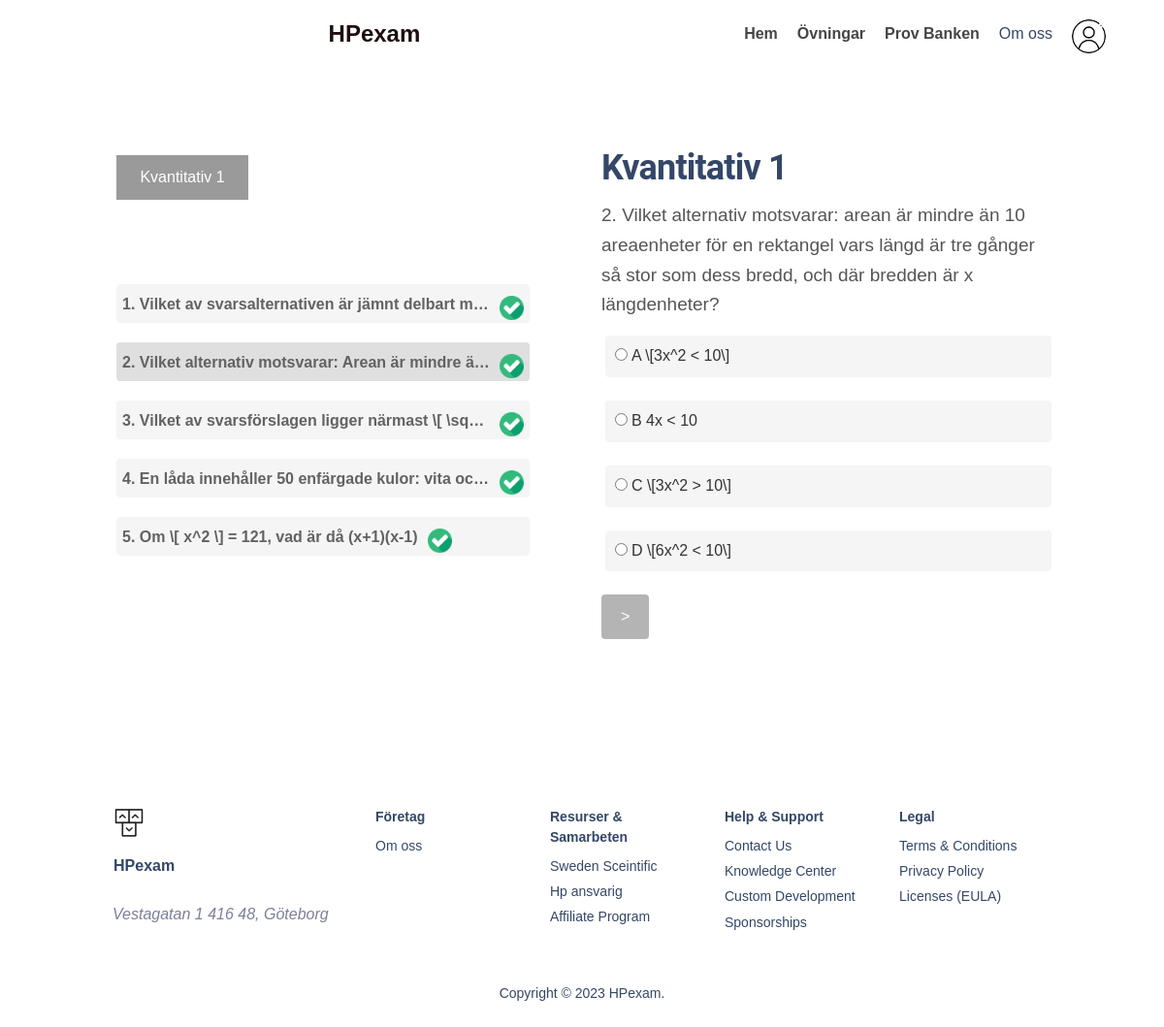
The app's page /prov/Högskoleprovet HT 2013/61/65/ (signed in) with its own data.
### base/models.py (models this page shows)
class Quiz(models.Model):
    prov = models.ForeignKey(Prov, related_name='quiz', on_delete=models.CASCADE)
    name = models.CharField(max_length=100)

class Question(models.Model):
    quiz = models.ForeignKey(Quiz, related_name='question', on_delete=models.CASCADE)
    text = models.CharField(max_length=2500)
    question_count = models.IntegerField(blank=True, null=True)
    img = models.ImageField(blank=True)
    question_description_txt = models.CharField(max_length=200000, blank=True, null=True)
    question_description_img = models.ImageField(blank=True)

class Choise(models.Model): #Svaren
    question = models.ForeignKey(Question, related_name='choise', on_delete=models.CASCADE, blank=True, null=True)
    header = models.CharField(max_length=15)# Bokstaven
    text = models.CharField(max_length=1500, blank=True)
    img = models.ImageField(blank=True)
    correct_answer = models.BooleanField(default=False)

### base/views.py (the view, shortened to what this page needs)
# urls.py: path('prov/<str:prov_title>/<str:prov_id>/<str:quiz_id>/', views.quizPage, name='quiz-page'),
@login_required(login_url='register-page')
def quizPage(request, prov_title, prov_id, quiz_id):
    user = request.user
    completed_questions = user.completed_questions.all()
    prov = Prov.objects.get(id=prov_id)
    alla_quiz = prov.quiz.all()
    question_id = request.session.get('question_id')
    quiz = {'id': 0}
    question = None
    questions = []
    choises = []
    all_questions_completed = None
    question_correct_count = None
    if int(quiz_id) > 0:
        quiz = Quiz.objects.get(id=quiz_id)
        questions = quiz.question.all()
        if question_id is None:
            question_id = request.session['question_id'] = 0
            question = questions.first()
            choises = question.choise.all()
        else:
            try:
                question = questions[int(question_id)]
                choises = question.choise.all()
            except IndexError:
                completed_questions = user.completed_questions.all()
                all_questions_completed = True
                for question in questions:
                    if question not in completed_questions:
                        all_questions_completed = False
            except ValueError:
                request.session['question_id'] = 0
                return redirect(request.path)
    clicked = quiz.id
    link_clicked = question.id
    last_question = False
    if question == questions.last():
        last_question = True
    first_question = False
    if question == questions.first():
        first_question = True
    context = {
               'prov': prov,
               'alla_quiz': alla_quiz,
               'quiz': quiz,
               'quiz_id': quiz_id,
               'question': question,
               'choises': choises,
               'question_id': question_id,
               'completed_questions': completed_questions,
               'all_questions_completed': all_questions_completed,
               'clicked': clicked,
               'link_clicked': link_clicked,
               'last_question': last_question,
               'first_question': first_question
               }
    return render(request, 'base/quiz_prov.html', context)

### base/templates/base/quiz_prov.html (shortened to what this page needs)
{% extends 'main.html' %}
{% load static %}
{% block content %}
<div class="home-container">
<div>
    <div class="navigation-wrap">
        {% for quiz in alla_quiz %}
        {% if clicked != quiz.id %}
        <form action="{% url 'quiz-page' prov.title prov.id quiz.id %}" method="POST" style="display: inline-block; margin-right: 6px;">
            {% csrf_token %}
            <input type="hidden" name="form-type" value="click_quiz">
            <input type="submit" value=" {{quiz.name.capitalize}} " class="övning-btn" style="margin-top: 10px; margin-bottom: 10px;">
        </form>
        {% elif clicked == quiz.id %}
        <form action="{% url 'quiz-page' prov.title prov.id quiz.id %}" method="POST" style="display: inline-block; margin-right: 6px;">
            <input type="submit" value=" {{quiz.name.capitalize}} " class="övning-btn clicked" style="margin-top: 10px; margin-bottom: 16px;">
        </form>
        {% endif %}
        {% endfor %}
            <div class="jump-question-wrapper scroll">
            {% for question in quiz.question.all %}
                {% if link_clicked != question.id %}
                {% if question not in completed_questions %}
                <button type="submit"  id="question-link" name="jump-question-link" value="{{ question.id }}" class="question-link" style="margin-bottom: 5px;">
                    <p>{{ question.question_count }}. <span>{{ question.text|safe }}</span></p>
                </button>
                {% elif question in completed_questions %}
                <button type="submit"  id="question-link" name="jump-question-link" value="{{ question.id }}" class="question-link" style="margin-bottom: 5px;">
                    <p>{{ question.question_count }}. <span>{{ question.text|safe }}</span></p>
                        <img src="{% static 'images/checked.png' %}" alt="Image Description" class="jump-question-wrapper-img">
                    </button>
                {% endif %}
            {% elif link_clicked == question.id %}
                {% if question not in completed_questions %}
                <button type="submit"  id="question-link" name="jump-question-link" value="{{ question.id }}" class="question-link link-clicked" style="margin-bottom: 5px;">
                    <p>{{ question.question_count }}. <span>{{ question.text|safe }}</span></p>
                </button>
                {% elif question in completed_questions %}
                <button type="submit"  id="question-link" name="jump-question-link" value="{{ question.id }}" class="question-link link-clicked" style="margin-bottom: 5px;">
                    <p>{{ question.question_count }}. <span>{{ question.text|safe }}</span></p>
                        <img src="{% static 'images/checked.png' %}" alt="Image Description" class="jump-question-wrapper-img">
                    </button>
        {% endif %}
            {% endif %}
            {% endfor %}
            </div>
    </div>
</div>
<div style="width: 700px;">
    {% if all_questions_completed == None %}
    <h2>{{quiz.name.capitalize}}</h2>
    {% if question != None %}
            <p class="question_p" id="question-p">{{question.question_count}}. {{question.text.capitalize}} </p>
    {% endif %}
{% if last_question == False %}
        <div id="choises">
            {% for choise in choises %}
                <p>
                    <label class="quiz-alternative-button">
                        <input type="radio" name="answer" value="{{choise.id}}" class="quiz-alternatives" id="quiz-alternative">
                        <span class="alternative-text">
                          {{choise.header}} {{choise.text}}
                        </span>
                      </label>
                </p>
            {% endfor %}
        </div>
{% endif %}
    <div class="nästa-tillbaka-brevidvarann-container">
            <input type="submit" value=">" id="nästa-btn" class="back-forward-btn">
    </div>
    {% endif %}
<br>
<br>
<br>
</div>
</div>
{% endblock content %}

### templates/main.html (shortened to what this page needs)
{% load static %}
{% include 'navbar.html' %}
  <div class="content">
  <body>
    {% block content %}
    {% endblock content %}
  </div>
    <footer class="footer pt-5 mt-5">
    <div class="container">
      <div class=" row">
        <div class="col-md-3 mb-4 ms-auto">
          <div>
            <a href="https://www.creative-tim.com/product/material-kit">
              <img src="{% static 'img/logo-ct-dark.png' %}" class="mb-3 footer-logo" alt="main_logo">
            </a>
            <h6 class="font-weight-bolder mb-4">HPexam</h6>
          </div>
          <div>
            <ul class="d-flex flex-row ms-n3 nav">
              <li class="nav-item" style="margin-left:15px;">
                  <i>Vestagatan 1</i>
                  <i>416 48, Göteborg</i>
              </li>
            </ul>
          </div>
        </div>
        <div class="col-md-2 col-sm-6 col-6 mb-4">
          <div>
            <h6 class="text-sm">Företag</h6>
            <ul class="flex-column ms-n3 nav">
              <li class="nav-item">
                <a class="nav-link" href="https://www.creative-tim.com/presentation" target="_blank">
                  Om oss
                </a>
              </li>
            </ul>
          </div>
        </div>
        <div class="col-md-2 col-sm-6 col-6 mb-4">
          <div>
            <h6 class="text-sm">Resurser & Samarbeten</h6>
            <ul class="flex-column ms-n3 nav">
              <li class="nav-item">
                <a class="nav-link" href="https://swescientific.se/" target="_blank">
                  Sweden Sceintific
                </a>
              </li>
              <li class="nav-item">
                <a class="nav-link" href="https://studera.nu/" target="_blank">
                  Hp ansvarig
                </a>
              </li>
              <li class="nav-item">
                <a class="nav-link" href="https://www.creative-tim.com/affiliates/new" target="_blank">
                  Affiliate Program
                </a>
              </li>
            </ul>
          </div>
        </div>
        <div class="col-md-2 col-sm-6 col-6 mb-4">
          <div>
            <h6 class="text-sm">Help & Support</h6>
            <ul class="flex-column ms-n3 nav">
              <li class="nav-item">
                <a class="nav-link" href="https://www.creative-tim.com/contact-us" target="_blank">
                  Contact Us
                </a>
              </li>
              <li class="nav-item">
                <a class="nav-link" href="https://www.creative-tim.com/knowledge-center" target="_blank">
                  Knowledge Center
                </a>
              </li>
              <li class="nav-item">
                <a class="nav-link" href="https://services.creative-tim.com/?ref=ct-mk2-footer" target="_blank">
                  Custom Development
                </a>
              </li>
              <li class="nav-item">
                <a class="nav-link" href="https://www.creative-tim.com/sponsorships" target="_blank">
                  Sponsorships
                </a>
              </li>
            </ul>
          </div>
        </div>
        <div class="col-md-2 col-sm-6 col-6 mb-4 me-auto">
          <div>
            <h6 class="text-sm">Legal</h6>
            <ul class="flex-column ms-n3 nav">
              <li class="nav-item">
                <a class="nav-link" href="https://www.creative-tim.com/knowledge-center/terms-of-service" target="_blank">
                  Terms & Conditions
                </a>
              </li>
              <li class="nav-item">
                <a class="nav-link" href="https://www.creative-tim.com/knowledge-center/privacy-policy" target="_blank">
                  Privacy Policy
                </a>
              </li>
              <li class="nav-item">
                <a class="nav-link" href="https://www.creative-tim.com/license" target="_blank">
                  Licenses (EULA)
                </a>
              </li>
            </ul>
          </div>
        </div>
        <div class="col-12">
          <div class="text-center">
            <p class="text-dark my-4 text-sm font-weight-normal">
              Copyright © <script>document.write(new Date().getFullYear())</script> HPexam</a>.
            </p>
          </div>
        </div>
      </div>
    </div>
  </footer>

### templates/navbar.html (shortened to what this page needs)
{% load static %}
<!DOCTYPE html>
<head>
    <link href="{% static 'style/material-kit.css' %}" rel="stylesheet" />
    <link rel="stylesheet" type="text/css" href="{% static 'style/style.css' %}">
</head>
  <nav class="navbar1">
    <div class="navbar-container1">
      <a href="#" class="logo">HPexam</a>
      <ul class="navbar-menu1">
        <li><a href="{% url 'home' %}" class="navbar-link1">Hem</a></li>
        <li><a href="{% url 'övningar-page' %}" class="navbar-link1">Övningar</a></li>
        <li><a href="{% url 'provbanken-page' %}" class="navbar-link1">Prov Banken</a></li>
        <li><a href="" class="navbar-link">Om oss</a></li>
      </ul>
      <div class="navbar-buttons1">
        {% if not request.user.is_authenticated %}
        <a href="{% url 'login-page' %}" class="login-button" style="margin-right: 10px; margin-left:25px;">Logga in</a>
        <a href="{% url 'register-page' %}" class="signup-button">Skapa Konto</a>
        {% elif request.user.is_authenticated %}
        <a href="{% url 'profile-page' %}" class="profile-button"></a>
        {% endif %}
      </div>
    </div>
  </nav>

### static/style/style.css (style rules this page uses)
body { margin: 0; padding: 0; font-family: Arial, sans-serif; overflow-x: hidden; background-size: cover; }
body::before { content: ""; position: fixed; top: 0; left: 0; width: 100%; height: 100%; background-color: rgba(240, 240, 240, 0.9); overflow-x: hidden; }
.content { flex: 1; }
.navbar1 { position: fixed; height: 70px; background-color: rgb(255, 255, 255); width: 100%; position: fixed; top: 0; left: 0; display: flex; align-items: center; justify-content: center; }
.navbar-container1 { position: fixed; display: flex; align-items: center; width: 90%; max-width: 1200px; }
.logo { color: rgb(30, 14, 14); font-size: 24px; font-weight: bold; text-decoration: none; margin-left: 50px; }
.navbar-menu1 { list-style-type: none; margin: 0; padding: 0; display: flex; }
.navbar-link1 { color: rgb(69, 69, 69); font-size: 16px; margin-right: 20px; text-decoration: none; font-weight: bold; }
.navbar-buttons1 { display: flex; align-items: center; }
.profile-button { display: inline-block; width: 40px; height: 40px; margin-left: 20px; background-image: url('/static/images/user.png'); background-size: cover; border-radius: 50%; transition: background-color 0.3s; }
.profile-button { display: inline-block; margin-bottom: -5px; width: 35px; height: 35px; margin-left: 20px; background-image: url('/static/images/user.png'); background-size: cover; border-radius: 50%; transition: background-color 0.3s; }
a { text-decoration: none; }
.container { width: 90%; max-width: 1200px; margin: 0 auto; }
p { color: #555; font-size: 16px; margin-top: 10px; }
.logo { display: block; margin: 40px auto; width: 150px; }
.övning-btn { display: inline-block; padding: 10px 20px; background-color: #eaeaea; color: #333; border: none; cursor: pointer; }
.clicked { background-color: rgb(154, 154, 154); color: #fff; }
.back-forward-btn { background-color: #b4b4b4; border: none; color: white; padding: 10px 20px; text-align: center; text-decoration: none; display: inline-block; font-size: 16px; cursor: pointer; border-radius: 4px; }
.scroll { overflow-y: auto; max-height: 350px; scrollbar-width: thin; scrollbar-color: #888 #f5f5f5; border-radius: 5px; }

### templates/main.html (style rules this page uses)
body { margin: 0; padding: 0; font-family: Arial, sans-serif; background-size: cover; overflow-x: hidden; }
body::before { content: ""; position: fixed; top: 0; left: 0; width: 100%; height: 100%; background-color: rgba(255, 255, 255, 0.75); z-index: -1; }
.content { flex: 1; }

### base/templates/base/quiz_prov.html (style rules this page uses)
body { background-color: #ffffff; height: 100%; }
body::before { background-color: #ffffff; }
.home-container { display: flex; padding-top: 150px; justify-content: center; padding-right: 10%; padding-left: 10%; }
.navigation-wrap { display: inline-block; padding-right: 65px; max-width: 500px; }
.jump-question-wrapper { display: flex; flex-direction: column; border-radius: 12px; width: 100%; height: 400px; padding-top: 40px; padding-bottom: 20px; overflow: auto; }
.jump-question-wrapper p { font-size: 16,5px; font-weight: 600; color: #626262; white-space: nowrap; overflow: hidden; text-overflow: ellipsis; }
.jump-question-wrapper-img { image-rendering: auto; margin-left: 10px; width: 25px; height: 25px; }
.question-link { display: inline-flex; align-items: center; background-color: #f5f5f5; border: #ffffff; border-radius: 4px; height: 40px; margin-top: 15px; padding-top: 10px; cursor: pointer; width: 98%; }
.link-clicked { background-color: #dfdfdf; }
.question_p { max-width: 100%; font-weight: 400; font-size: 19px; }
.quiz-alternative-button { display: inline-block; background-color: #f5f5f5; border-radius: 4px; padding: 10px; cursor: pointer; width: 100%; }
.alternative-text { color: #333; font-size: 16px; line-height: 1.4; }

### records on screen
Quiz: name "Kvantitativ 1"
Question: {{ question.id }} 1247 (drawn), question_count "1", text "Vilket av svarsalternativen är jämnt delbart m…"
Question: {{ question.id }} 1248 (drawn), question_count "2", text "Vilket alternativ motsvarar: Arean är mindre ä…", text "Vilket alternativ motsvarar: arean är mindre än 10 areaenheter för en rektangel vars längd är tre gånger så stor som dess bredd, och där bredden är x längdenheter?"
Question: {{ question.id }} 1249 (drawn), question_count "3", text "Vilket av svarsförslagen ligger närmast \\[ \\sq…"
Question: {{ question.id }} 1250 (drawn), question_count "4", text "En låda innehåller 50 enfärgade kulor: vita oc…"
Question: {{ question.id }} 1251 (drawn), question_count "5", text "Om \\[ x^2 \\] = 121, vad är då (x+1)(x-1)"
Choise: header "A", text "\\[3x^2 < 10\\]"
Choise: header "B", text "4x < 10"
Choise: header "C", text "\\[3x^2 > 10\\]"
Choise: header "D", text "\\[6x^2 < 10\\]"
